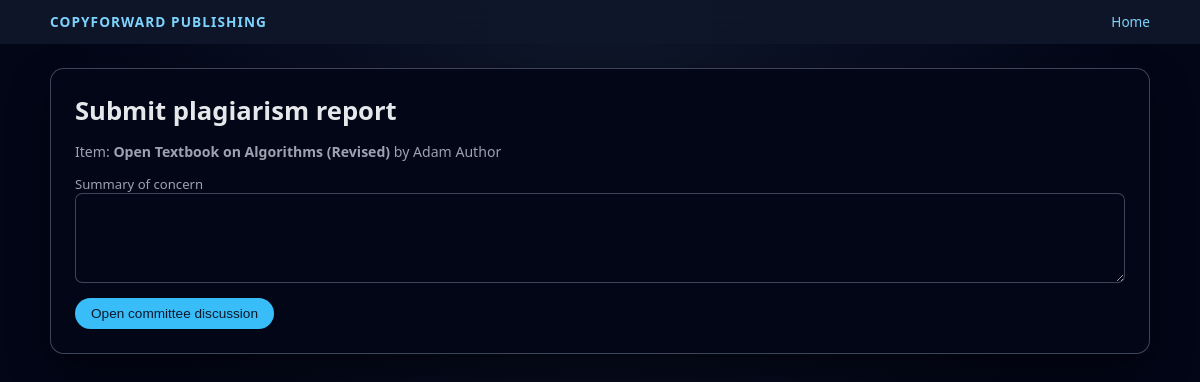
The page /src/moderator/plagiarism_report.php?item_id=2 (signed in) on the database its author committed.
### tables this page shows
CREATE TABLE items (
    id                 INT UNSIGNED AUTO_INCREMENT PRIMARY KEY,
    author_id          INT UNSIGNED NOT NULL,    
    title              VARCHAR(255) NOT NULL,
    description        TEXT NULL,
    file_path          VARCHAR(255) NOT NULL,
    upload_date        DATETIME NOT NULL DEFAULT CURRENT_TIMESTAMP,
    status_id          TINYINT UNSIGNED NOT NULL,
    version_parent_id  INT UNSIGNED NULL,        

    CONSTRAINT fk_items_author
        FOREIGN KEY (author_id) REFERENCES authors(member_id)
        ON DELETE RESTRICT,
    CONSTRAINT fk_items_status
        FOREIGN KEY (status_id) REFERENCES item_statuses(id),
    CONSTRAINT fk_items_version_parent
        FOREIGN KEY (version_parent_id) REFERENCES items(id)
        ON DELETE SET NULL
);

CREATE TABLE members (
    id               INT UNSIGNED AUTO_INCREMENT PRIMARY KEY,
    introducer_id    INT UNSIGNED NULL,
    name             VARCHAR(255) NOT NULL,
    org              VARCHAR(255) NULL,
    address          VARCHAR(255) NULL,
    primary_email    VARCHAR(255) NOT NULL UNIQUE,
    recovery_email   VARCHAR(255) NULL,
    password_hash    VARCHAR(255) NOT NULL,
    auth_matrix      TEXT NULL,                 
    matrix_expiry    DATETIME NULL,
    orcid            VARCHAR(32) NULL,
    role_id          TINYINT UNSIGNED NOT NULL,
    status_id        TINYINT UNSIGNED NOT NULL,
    created_at       DATETIME NOT NULL DEFAULT CURRENT_TIMESTAMP,
    updated_at       DATETIME NOT NULL DEFAULT CURRENT_TIMESTAMP ON UPDATE CURRENT_TIMESTAMP,

    CONSTRAINT fk_members_role
        FOREIGN KEY (role_id) REFERENCES roles(id),
    CONSTRAINT fk_members_status
        FOREIGN KEY (status_id) REFERENCES member_statuses(id),
    CONSTRAINT fk_members_introducer
        FOREIGN KEY (introducer_id) REFERENCES members(id)
        ON DELETE SET NULL
);

### src/includes/helpers.php (called while the page is built, shortened)
<?php
function e(string $value): string
{
    return htmlspecialchars($value, ENT_QUOTES | ENT_SUBSTITUTE, 'UTF-8');
}

### src/moderator/plagiarism_report.php (the view, shortened to what this page needs)
<?php
require_once __DIR__ . '/../includes/helpers.php';
$pdo = cfp_get_pdo();
$itemId = isset($_GET['item_id']) ? (int)$_GET['item_id'] : 0;
$item = null;
if ($itemId > 0) {
    $stmt = $pdo->prepare('
        SELECT i.id, i.title, m.name AS author_name
        FROM items i
        JOIN authors a ON i.author_id = a.member_id
        JOIN members m ON a.member_id = m.id
        WHERE i.id = :id
    ');
    $stmt->execute(['id' => $itemId]);
    $item = $stmt->fetch();
}
?>
<!DOCTYPE html>
<html lang="en">
<head>
    <link rel="stylesheet" href="/assets/css/main.css">
</head>
<body class="cfp-shell">
<header class="cfp-header">
    <div class="cfp-header-inner">
        <div class="cfp-logo"><a href="/index.php">CopyForward Publishing</a></div>
        <nav class="cfp-nav">
            <a href="/index.php">Home</a>
        </nav>
    </div>
</header>
<main class="cfp-main">
    <div class="cfp-main-inner">
        <section class="cfp-panel">
            <h1 class="cfp-h1">Submit plagiarism report</h1>
            <?php if ($item): ?>
                <p class="cfp-muted">
                    Item: <strong><?php echo e($item['title']); ?></strong> by <?php echo e($item['author_name']); ?>
                </p>
            <?php endif; ?>
            <form method="post">
                <label class="cfp-label">
                    Summary of concern
                    <textarea class="cfp-textarea" name="summary" required></textarea>
                </label>
                <button class="cfp-btn cfp-btn-primary" type="submit" style="margin-top:0.7rem;">Open committee discussion</button>
            </form>
        </section>
    </div>
</main>
</body>
</html>

### assets/css/main.css (style rules this page uses)
:root { --cfp-bg: #020617; --cfp-bg-panel: #020617; --cfp-border: rgba(148, 163, 184, 0.4); --cfp-text: #e5e7eb; --cfp-muted: #9ca3af; --cfp-accent: #38bdf8; --cfp-accent-soft: #0ea5e9; --cfp-success: #22c55e; --cfp-danger: #ef4444; }
*, *::before, *::after { box-sizing: border-box; }
body { margin: 0; font-family: system-ui, -apple-system, BlinkMacSystemFont, "Segoe UI", sans-serif; background: radial-gradient(circle at top, #0f172a, #020617 55%); color: var(--cfp-text); }
a { color: #7dd3fc; text-decoration: none; }
.cfp-shell { min-height: 100vh; display: flex; flex-direction: column; }
.cfp-header { padding: 0.75rem 1.5rem; border-bottom: 1px solid rgba(15, 23, 42, 0.9); background: rgba(15, 23, 42, 0.95); backdrop-filter: blur(14px); position: sticky; top: 0; z-index: 20; }
.cfp-header-inner { max-width: 1100px; margin: 0 auto; display: flex; align-items: center; justify-content: space-between; }
.cfp-logo { font-weight: 600; letter-spacing: 0.08em; text-transform: uppercase; font-size: 0.85rem; }
.cfp-nav { display: flex; gap: 1rem; font-size: 0.85rem; }
.cfp-main { flex: 1; padding: 1.5rem; }
.cfp-main-inner { max-width: 1100px; margin: 0 auto; }
.cfp-panel { background: var(--cfp-bg-panel); border-radius: 0.85rem; border: 1px solid var(--cfp-border); box-shadow: 0 18px 40px rgba(0, 0, 0, 0.45); padding: 1.5rem; }
.cfp-h1 { margin: 0 0 0.5rem; font-size: 1.6rem; }
.cfp-muted { color: var(--cfp-muted); font-size: 0.88rem; }
.cfp-btn { display: inline-flex; align-items: center; justify-content: center; border-radius: 999px; border: none; padding: 0.5rem 1rem; font-size: 0.85rem; cursor: pointer; font-weight: 500; }
.cfp-btn-primary { background: var(--cfp-accent); color: #0f172a; }
.cfp-input, .cfp-select, .cfp-textarea { width: 100%; padding: 0.45rem 0.6rem; border-radius: 0.45rem; border: 1px solid var(--cfp-border); background: #020617; color: var(--cfp-text); font-size: 0.9rem; }
.cfp-textarea { min-height: 90px; }
.cfp-label { display: block; font-size: 0.82rem; color: var(--cfp-muted); margin-top: 0.75rem; }

### rows shown on the page
items: title "Open Textbook on Algorithms (Revised)", members.name "Adam Author"
